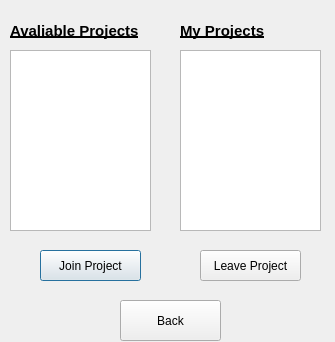
<?xml version="1.0" encoding="UTF-8"?>
<ui version="4.0">
 <class>viewProjectsMenu</class>
 <widget class="QDialog" name="viewProjectsMenu">
  <property name="geometry">
   <rect>
    <x>0</x>
    <y>0</y>
    <width>335</width>
    <height>342</height>
   </rect>
  </property>
  <property name="windowTitle">
   <string>View Projects</string>
  </property>
  <widget class="QLabel" name="labelProjectsAva">
   <property name="geometry">
    <rect>
     <x>10</x>
     <y>20</y>
     <width>141</width>
     <height>21</height>
    </rect>
   </property>
   <property name="font">
    <font>
     <pointsize>11</pointsize>
     <weight>75</weight>
     <bold>true</bold>
     <underline>true</underline>
    </font>
   </property>
   <property name="text">
    <string>Avaliable Projects</string>
   </property>
  </widget>
  <widget class="QLabel" name="labelProjectsAva_2">
   <property name="geometry">
    <rect>
     <x>180</x>
     <y>20</y>
     <width>101</width>
     <height>21</height>
    </rect>
   </property>
   <property name="font">
    <font>
     <pointsize>11</pointsize>
     <weight>75</weight>
     <bold>true</bold>
     <underline>true</underline>
    </font>
   </property>
   <property name="text">
    <string>My Projects</string>
   </property>
  </widget>
  <widget class="QPushButton" name="buttonJoinProject">
   <property name="geometry">
    <rect>
     <x>40</x>
     <y>250</y>
     <width>101</width>
     <height>31</height>
    </rect>
   </property>
   <property name="text">
    <string>Join Project</string>
   </property>
  </widget>
  <widget class="QPushButton" name="buttonLeaveProject">
   <property name="geometry">
    <rect>
     <x>200</x>
     <y>250</y>
     <width>101</width>
     <height>31</height>
    </rect>
   </property>
   <property name="text">
    <string>Leave Project</string>
   </property>
  </widget>
  <widget class="QPushButton" name="buttonCancel">
   <property name="geometry">
    <rect>
     <x>120</x>
     <y>300</y>
     <width>101</width>
     <height>41</height>
    </rect>
   </property>
   <property name="text">
    <string>Back</string>
   </property>
  </widget>
  <widget class="QListWidget" name="listProjects">
   <property name="geometry">
    <rect>
     <x>10</x>
     <y>50</y>
     <width>141</width>
     <height>181</height>
    </rect>
   </property>
  </widget>
  <widget class="QListWidget" name="listmyProjects">
   <property name="geometry">
    <rect>
     <x>180</x>
     <y>50</y>
     <width>141</width>
     <height>181</height>
    </rect>
   </property>
  </widget>
 </widget>
 <resources/>
 <connections/>
</ui>
